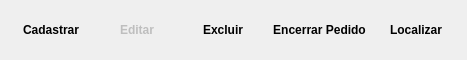
      <widget class="QWidget" name="frame_menu" native="true">
       <property name="maximumSize">
        <size>
         <width>16777215</width>
         <height>60</height>
        </size>
       </property>
       <layout class="QHBoxLayout" name="horizontalLayout_3">
        <item>
         <widget class="QPushButton" name="pushButton_cadastrar">
          <property name="font">
           <font>
            <weight>75</weight>
            <bold>true</bold>
           </font>
          </property>
          <property name="text">
           <string>Cadastrar</string>
          </property>
          <property name="shortcut">
           <string>Alt+C</string>
          </property>
          <property name="checkable">
           <bool>false</bool>
          </property>
          <property name="default">
           <bool>false</bool>
          </property>
          <property name="flat">
           <bool>true</bool>
          </property>
         </widget>
        </item>
        <item>
         <widget class="QPushButton" name="pushButton_editar">
          <property name="enabled">
           <bool>false</bool>
          </property>
          <property name="font">
           <font>
            <weight>75</weight>
            <bold>true</bold>
           </font>
          </property>
          <property name="text">
           <string>Editar</string>
          </property>
          <property name="shortcut">
           <string>Alt+E</string>
          </property>
          <property name="checkable">
           <bool>false</bool>
          </property>
          <property name="default">
           <bool>false</bool>
          </property>
          <property name="flat">
           <bool>true</bool>
          </property>
         </widget>
        </item>
        <item>
         <widget class="QPushButton" name="pushButton_excluir">
          <property name="font">
           <font>
            <weight>75</weight>
            <bold>true</bold>
           </font>
          </property>
          <property name="text">
           <string>Excluir</string>
          </property>
          <property name="shortcut">
           <string>Alt+D</string>
          </property>
          <property name="checkable">
           <bool>false</bool>
          </property>
          <property name="default">
           <bool>false</bool>
          </property>
          <property name="flat">
           <bool>true</bool>
          </property>
         </widget>
        </item>
        <item>
         <widget class="QPushButton" name="pushButton_movimentar">
          <property name="font">
           <font>
            <weight>75</weight>
            <bold>true</bold>
           </font>
          </property>
          <property name="text">
           <string>Encerrar Pedido</string>
          </property>
          <property name="shortcut">
           <string>Ctrl+Shift+S</string>
          </property>
          <property name="checkable">
           <bool>false</bool>
          </property>
          <property name="default">
           <bool>false</bool>
          </property>
          <property name="flat">
           <bool>true</bool>
          </property>
         </widget>
        </item>
        <item>
         <widget class="QPushButton" name="pushButton_localizar">
          <property name="font">
           <font>
            <weight>75</weight>
            <bold>true</bold>
           </font>
          </property>
          <property name="text">
           <string>Localizar</string>
          </property>
          <property name="shortcut">
           <string>Alt+L</string>
          </property>
          <property name="checkable">
           <bool>false</bool>
          </property>
          <property name="default">
           <bool>false</bool>
          </property>
          <property name="flat">
           <bool>true</bool>
          </property>
         </widget>
        </item>
       </layout>
      </widget>
